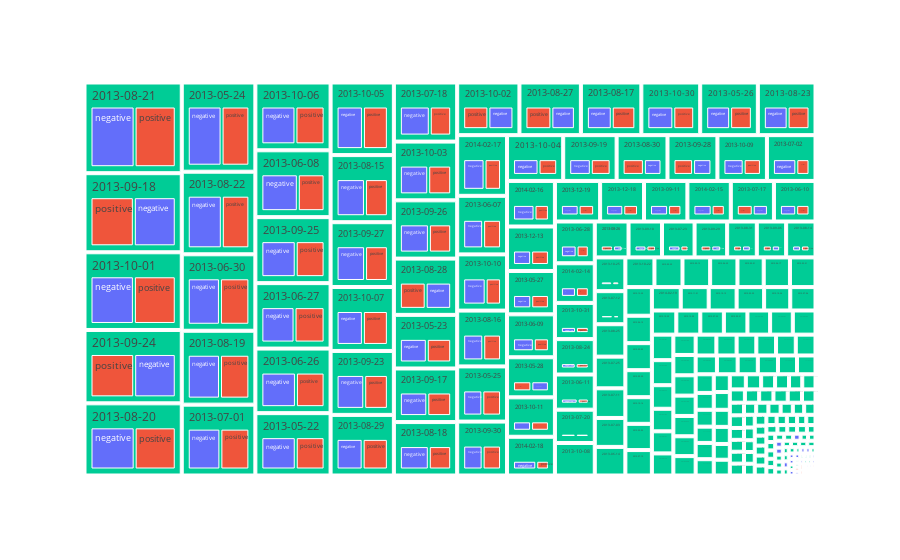

The cell this chart's notebook holds for it:
### Code cell
ax= px.treemap(df,path=["date",'sentiment'],color='sentiment')
ax.show()

### Figure 1 — Plotly figure (JSON) as saved in the notebook; plotly's stock layout.template omitted (floating-point values rounded to 4 significant figures; data arrays with more than 128 entries replaced by an {"elided": "..."} marker saying what was removed)
{"data": [{"branchvalues": "total", "customdata": {"elided": "720x1 str values"}, "domain": {"x": [0, 1], "y": [0, 1]}, "hovertemplate": "labels=%{label}<br>count=%{value}<br>parent=%{parent}<br>id=%{id}<br>sentiment=%{customdata[0]}<extra></extra>", "ids": {"elided": "720 str values"}, "labels": {"elided": "720 str values"}, "marker": {"colors": {"elided": "720 str values"}}, "name": "", "parents": {"elided": "720 str values"}, "type": "treemap", "values": {"elided": "720 int values"}}], "layout": {"legend": {"tracegroupgap": 0}, "margin": {"t": 60}}}
